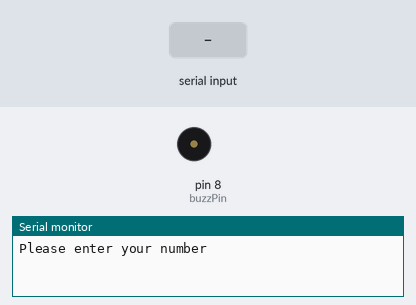
This sketch was run on a simulated Arduino Uno, built with avr-gcc and run on an emulated ATmega328P. Shown: buzzer (waves = sounding, pin HIGH), the last lines printed to the serial monitor. The test bench sets the inputs (shaded band).

Above: at 1.2 s.
1.3 s: "90,45\n" received over Serial
At 2.6 s:
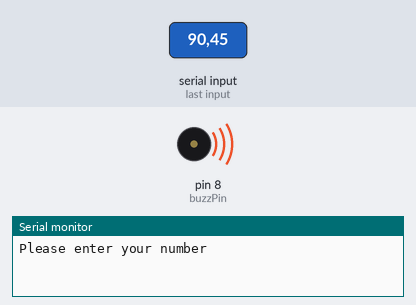
4.3 s: "30,150\n" received over Serial
At 10.0 s:
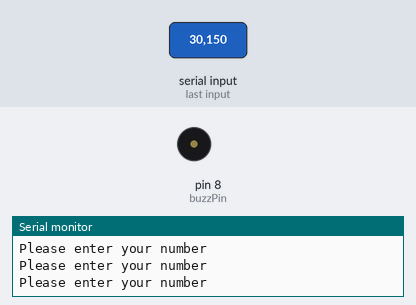
Timing chart, 0 to 11.5 s (numbered marks = the images above; inputs shaded):
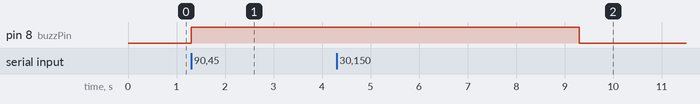

The sketch:

buzzers.ino
```cpp
int myNumb;
int buzzPin=8;
int dt=2000;

String msg ="Please enter your number";

void setup() {
  // put your setup code here, to run once:
  Serial.begin(9600);
  pinMode(buzzPin,OUTPUT);

}

void loop() {
  // put your main code here, to run repeatedly:
  Serial.println(msg);

  while(Serial.available()==0){

  }

  myNumb=Serial.parseInt();

  if(myNumb>9){
    digitalWrite(buzzPin, HIGH);
    delay(dt);
    digitalWrite(buzzPin, LOW);
  }

}
```

Measured:
- after the input at 1.3 s, pin 8 (buzzPin): LOW → HIGH at once
- after the input at 4.3 s, pin 8 (buzzPin): HIGH → LOW after 5.0 s instead of 1.0 s
